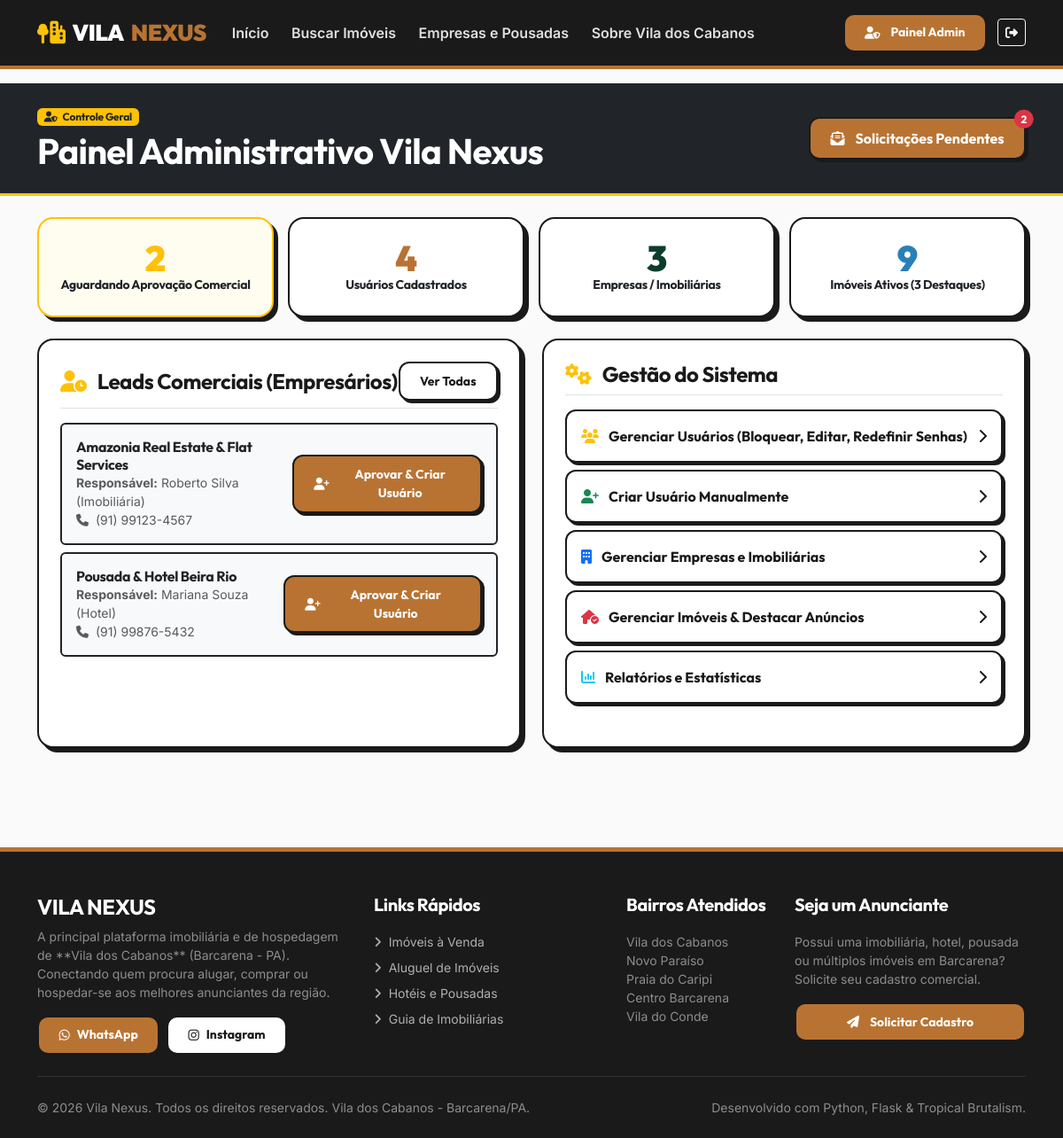
The page /admin/dashboard (signed in) on the database its author committed.
### app/models/company.py (models this page shows, shortened)
class CompanyRegistrationRequest(db.Model):
    __tablename__ = 'company_registration_requests'
    id = db.Column(db.Integer, primary_key=True)
    company_name = db.Column(db.String(150), nullable=False)
    contact_person = db.Column(db.String(120), nullable=False)
    cnpj_cpf = db.Column(db.String(30), nullable=False)
    business_type = db.Column(db.String(50), nullable=False)
    phone = db.Column(db.String(30), nullable=False)
    whatsapp = db.Column(db.String(30), nullable=True)
    email = db.Column(db.String(120), nullable=False)
    notes = db.Column(db.Text, nullable=True)
    status = db.Column(db.String(20), nullable=False, default='pending')  # pending, contacted, approved, rejected
    created_at = db.Column(db.DateTime, default=datetime.utcnow)

### app/blueprints/admin/routes.py (the view)
@admin_bp.route('/dashboard')
def dashboard():
    pending_requests_count = CompanyRegistrationRequest.query.filter_by(status='pending').count()
    total_users = User.query.count()
    total_companies = Company.query.count()
    total_properties = Property.query.count()
    highlighted_count = Property.query.filter_by(is_highlighted=True).count()
    recent_requests = CompanyRegistrationRequest.query.order_by(desc(CompanyRegistrationRequest.created_at)).limit(5).all()
    recent_users = User.query.order_by(desc(User.created_at)).limit(5).all()
    recent_properties = Property.query.order_by(desc(Property.created_at)).limit(5).all()
    return render_template('admin/dashboard.html',
                           pending_requests_count=pending_requests_count,
                           total_users=total_users,
                           total_companies=total_companies,
                           total_properties=total_properties,
                           highlighted_count=highlighted_count,
                           recent_requests=recent_requests,
                           recent_users=recent_users,
                           recent_properties=recent_properties)

### app/blueprints/admin/routes.py (called while the page is built)
def check_admin_access():
    if not current_user.is_authenticated:
        abort(401)
    if not current_user.is_admin():
        flash('Acesso restrito ao Painel Administrativo.', 'danger')
        abort(403)

@admin_bp.before_request
def before_request_hook():
    check_admin_access()

### app/models/user.py (called while the page is built)
@login_manager.user_loader
def load_user(user_id):
    return User.query.get(int(user_id))

    def is_admin(self):
        return self.role == 'admin'

### app/templates/admin/dashboard.html (shortened to what this page needs)
{% extends 'base.html' %}
{% block content %}
<section class="bg-dark text-white py-4 mb-4 border-bottom border-3 border-warning">
  <div class="container d-flex justify-content-between align-items-center">
    <div>
      <span class="badge bg-warning text-dark font-heading mb-1"><i class="fa-solid fa-user-shield me-1"></i> Controle Geral</span>
      <h1 class="font-heading fw-bold text-white mb-0">Painel Administrativo Vila Nexus</h1>
    </div>
    <a href="{{ url_for('admin.company_requests') }}" class="btn btn-vn-copper position-relative">
      <i class="fa-solid fa-envelope-open-text me-1"></i> Solicitações Pendentes
      {% if pending_requests_count > 0 %}
        <span class="position-absolute top-0 start-100 translate-middle badge rounded-pill bg-danger">
          {{ pending_requests_count }}
        </span>
      {% endif %}
    </a>
  </div>
</section>
<div class="container mb-5">
  <div class="row g-3 mb-4">
    <div class="col-md-3">
      <div class="stat-card border-warning" style="background-color: #FFFDF0;">
        <div class="stat-number text-warning">{{ pending_requests_count }}</div>
        <div class="fw-bold text-dark font-heading small">Aguardando Aprovação Comercial</div>
      </div>
    </div>
    <div class="col-md-3">
      <div class="stat-card">
        <div class="stat-number">{{ total_users }}</div>
        <div class="fw-bold text-dark font-heading small">Usuários Cadastrados</div>
      </div>
    </div>
    <div class="col-md-3">
      <div class="stat-card">
        <div class="stat-number" style="color: var(--vn-emerald);">{{ total_companies }}</div>
        <div class="fw-bold text-dark font-heading small">Empresas / Imobiliárias</div>
      </div>
    </div>
    <div class="col-md-3">
      <div class="stat-card">
        <div class="stat-number" style="color: #2980B9;">{{ total_properties }}</div>
        <div class="fw-bold text-dark font-heading small">Imóveis Ativos ({{ highlighted_count }} Destaques)</div>
      </div>
    </div>
  </div>
  <div class="row g-4">
    <div class="col-lg-6">
      <div class="card card-brutalist p-4 h-100">
        <div class="d-flex justify-content-between align-items-center mb-3 border-bottom pb-2">
          <h4 class="font-heading fw-bold mb-0">
            <i class="fa-solid fa-user-clock text-warning me-2"></i> Leads Comerciais (Empresários)
          </h4>
          <a href="{{ url_for('admin.company_requests') }}" class="btn btn-vn-outline btn-sm">Ver Todas</a>
        </div>
        {% for req in recent_requests %}
          <div class="border border-2 border-dark rounded p-3 mb-2 bg-light d-flex justify-content-between align-items-center">
            <div>
              <h6 class="font-heading fw-bold mb-0 text-dark">{{ req.company_name }}</h6>
              <div class="small text-muted"><strong>Responsável:</strong> {{ req.contact_person }} ({{ req.business_type }})</div>
              <div class="small text-muted"><i class="fa-solid fa-phone me-1"></i> {{ req.phone }}</div>
            </div>
            <div>
              {% if req.status == 'pending' %}
                <a href="{{ url_for('admin.approve_request', id=req.id) }}" class="btn btn-sm btn-vn-copper">
                  <i class="fa-solid fa-user-plus me-1"></i> Aprovar & Criar Usuário
                </a>
              {% else %}
                <span class="badge bg-secondary text-white">{{ req.status.upper() }}</span>
              {% endif %}
            </div>
          </div>
        {% else %}
          <p class="text-muted py-3">Nenhuma solicitação pendente.</p>
        {% endfor %}
      </div>
    </div>
    <div class="col-lg-6">
      <div class="card card-brutalist p-4 h-100">
        <h4 class="font-heading fw-bold mb-3 border-bottom pb-2">
          <i class="fa-solid fa-gears text-warning me-2"></i> Gestão do Sistema
        </h4>
        <div class="d-grid gap-2 mb-4">
          <a href="{{ url_for('admin.users_list') }}" class="btn btn-vn-outline p-3 text-start d-flex justify-content-between align-items-center">
            <span><i class="fa-solid fa-users me-2 text-warning"></i> Gerenciar Usuários (Bloquear, Editar, Redefinir Senhas)</span>
            <i class="fa-solid fa-chevron-right"></i>
          </a>
          <a href="{{ url_for('admin.user_create') }}" class="btn btn-vn-outline p-3 text-start d-flex justify-content-between align-items-center">
            <span><i class="fa-solid fa-user-plus me-2 text-success"></i> Criar Usuário Manualmente</span>
            <i class="fa-solid fa-chevron-right"></i>
          </a>
          <a href="{{ url_for('admin.companies_list') }}" class="btn btn-vn-outline p-3 text-start d-flex justify-content-between align-items-center">
            <span><i class="fa-solid fa-building me-2 text-primary"></i> Gerenciar Empresas e Imobiliárias</span>
            <i class="fa-solid fa-chevron-right"></i>
          </a>
          <a href="{{ url_for('admin.properties_list') }}" class="btn btn-vn-outline p-3 text-start d-flex justify-content-between align-items-center">
            <span><i class="fa-solid fa-house-circle-check me-2 text-danger"></i> Gerenciar Imóveis & Destacar Anúncios</span>
            <i class="fa-solid fa-chevron-right"></i>
          </a>
          <a href="{{ url_for('admin.reports') }}" class="btn btn-vn-outline p-3 text-start d-flex justify-content-between align-items-center">
            <span><i class="fa-solid fa-chart-column me-2 text-info"></i> Relatórios e Estatísticas</span>
            <i class="fa-solid fa-chevron-right"></i>
          </a>
        </div>
      </div>
    </div>
  </div>
</div>
{% endblock %}

### app/static/css/main.css (style rules this page uses)
:root { --vn-obsidian: #1A1A1A; --vn-copper: #B87333; --vn-copper-hover: #9E6028; --vn-sand: #F9FAF9; --vn-sand-card: #FFFFFF; --vn-emerald: #0B3D2E; --vn-emerald-light: #145944; --vn-muted: #6C757D; --vn-border-width: 2px; --vn-shadow: 5px 5px 0px var(--vn-obsidian); --vn-shadow-lg: 8px 8px 0px var(--vn-obsidian); --vn-shadow-copper: 5px 5px 0px var(--vn-copper); --vn-radius: 18px; --vn-radius-btn: 12px; --vn-radius-badge: 8px; }
body { font-family: 'Inter', system-ui, -apple-system, BlinkMacSystemFont, "Segoe UI", Roboto, sans-serif; background-color: var(--vn-sand); color: var(--vn-obsidian); margin: 0; padding: 0; min-height: 100vh; display: flex; flex-direction: column; }
h1, h2, h3, h4, h5, h6, .font-heading, .navbar-brand, .btn-brutalist { font-family: 'Outfit', sans-serif; font-weight: 700; letter-spacing: -0.02em; color: var(--vn-obsidian); }
.card-brutalist { background-color: var(--vn-sand-card); border: var(--vn-border-width) solid var(--vn-obsidian); box-shadow: var(--vn-shadow); border-radius: var(--vn-radius); transition: transform 0.2s cubic-bezier(0.165, 0.84, 0.44, 1), box-shadow 0.2s cubic-bezier(0.165, 0.84, 0.44, 1); overflow: hidden; }
.btn-vn-copper { background-color: var(--vn-copper); color: #FFFFFF !important; font-family: 'Outfit', sans-serif; font-weight: 700; border: var(--vn-border-width) solid var(--vn-obsidian); box-shadow: 3px 3px 0px var(--vn-obsidian); border-radius: var(--vn-radius-btn); padding: 0.6rem 1.4rem; transition: all 0.15s ease-in-out; text-decoration: none; display: inline-flex; align-items: center; justify-content: center; gap: 0.5rem; }
.btn-vn-outline { background-color: #FFFFFF; color: var(--vn-obsidian) !important; font-family: 'Outfit', sans-serif; font-weight: 700; border: var(--vn-border-width) solid var(--vn-obsidian); box-shadow: 3px 3px 0px var(--vn-obsidian); border-radius: var(--vn-radius-btn); padding: 0.6rem 1.4rem; transition: all 0.15s ease-in-out; text-decoration: none; display: inline-flex; align-items: center; justify-content: center; gap: 0.5rem; }
.stat-card { background: #FFFFFF; border: var(--vn-border-width) solid var(--vn-obsidian); box-shadow: var(--vn-shadow); padding: 1.5rem; text-align: center; border-radius: var(--vn-radius); }
.stat-number { font-family: 'Outfit', sans-serif; font-size: 2.5rem; font-weight: 900; color: var(--vn-copper); line-height: 1; }

### rows shown on the page
CompanyRegistrationRequest: company_name "Amazonia Real Estate & Flat Services", contact_person "Roberto Silva", business_type "Imobiliária", phone "(91) 99123-4567"
CompanyRegistrationRequest: company_name "Pousada & Hotel Beira Rio", contact_person "Mariana Souza", business_type "Hotel", phone "(91) 99876-5432"

### other values the page prints
{{ pending_requests_count }} "2"
{{ total_users }} "4"
{{ total_companies }} "3"
{{ total_properties }} "9"
{{ highlighted_count }} "3"
{{ 2026 }} "2026"
